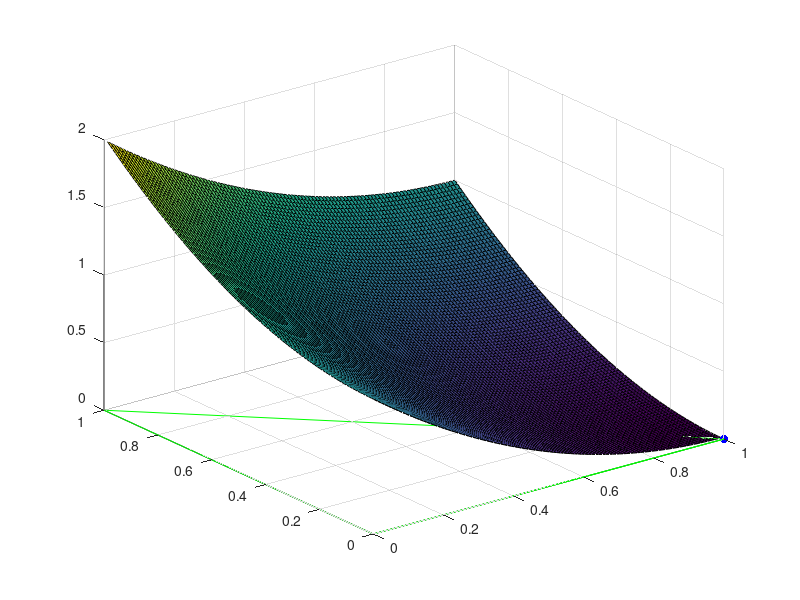

The MATLAB source for this figure: (Note: this script raises an error after producing the figure.)
clear all;
close all;
clc;

addpath('./utility');

%% Define parameter of simulation
beta = 0.4;
gamma = 0.3;
mu = 0.2;

%% Lyapunov function
V = @(xs,xi,xse,xie) (xs-xse).^2+xi.^2;
Vd = @(xs,xi,xse,xie) 2*(xs-xse).*(mu-mu*xs-beta*xi.*xs) + ...
    2*xi.*(beta*xs.*xi-xi*(gamma+mu));

[xs,xi] = meshgrid(0.01:0.01:1,0.01:0.01:1);
xe = [1 0];

%% Plot V
fig = figure();

% Plot equilibrium point
scatter3(xe(1,1),xe(1,2), V(xe(1,1),xe(1,2),xe(1,1),xe(1,2)),'b','filled');
hold on

% Print ROI
plot3([0 1 0 0 0 1], [0 0 0 1 1 0], [0 0 0 0 0 0] , 'g');

% Plot V
surf(xs,xi,V(xs,xi,xe(1,1),xe(1,2)));

% Figure paramters
legendLabel = {'Equilibrum point', 'Region of interest', 'Lyapunov V'};
setFigure(fig,"V - R_0 < 1",legendLabel);
hold off

%% Plot Vd
fig = figure();

% Plot equilibrium point
scatter3(xe(1,1),xe(1,2), Vd(xe(1,1),xe(1,2),xe(1,1),xe(1,2)),'b','filled');
hold on

% Print ROI
plot3([0 1 0 0 0 1], [0 0 0 1 1 0], [0 0 0 0 0 0] , 'g');

% Plot V
surf(xs,xi,Vd(xs,xi,xe(1,1),xe(1,2)));

% Figure paramters
legendLabel = {'Equilibrum point', 'Region of interest', 'V dot'};
setFigure(fig,"V dot - R_0 < 1",legendLabel);
hold off